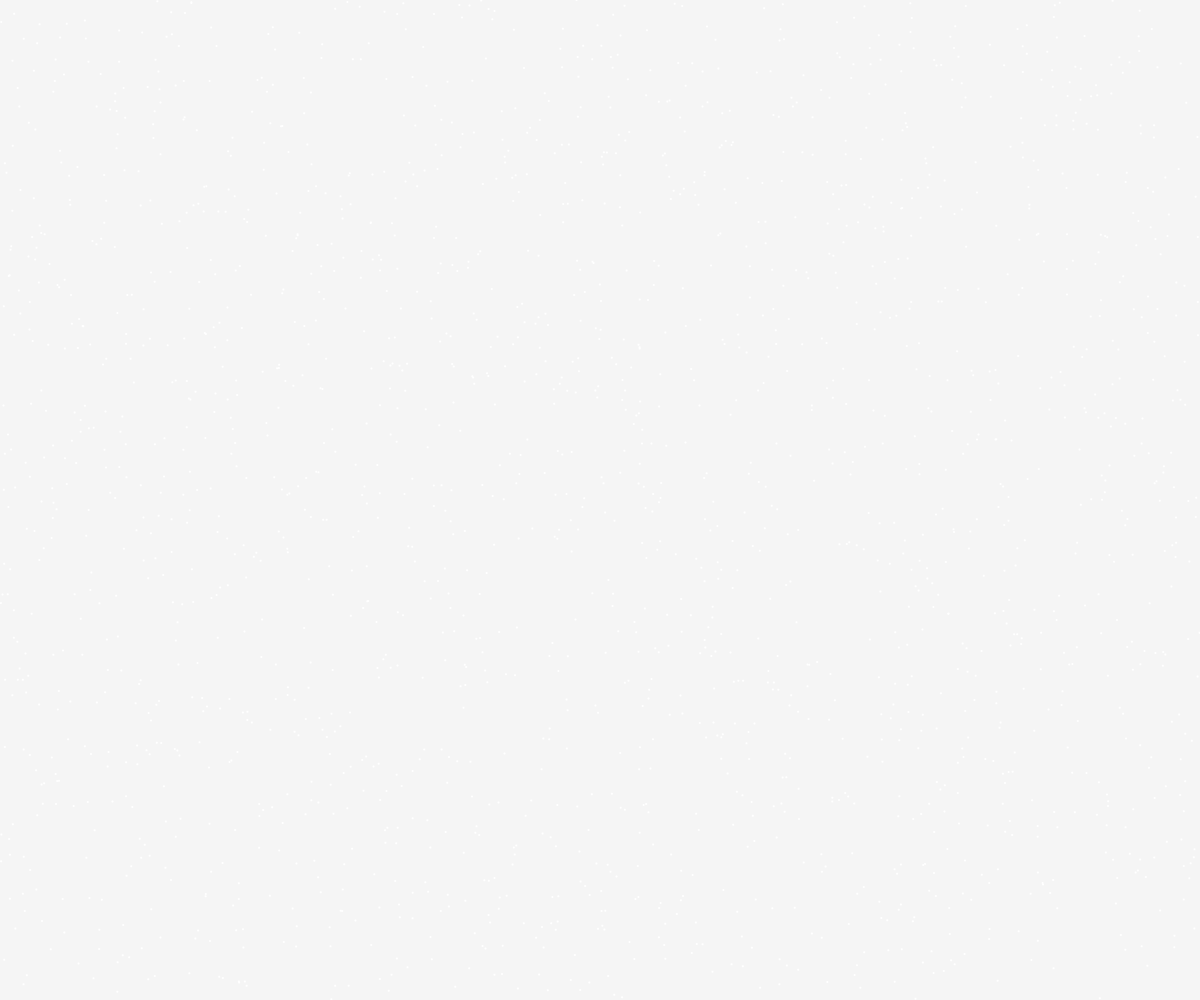
Frame 1 (no input)
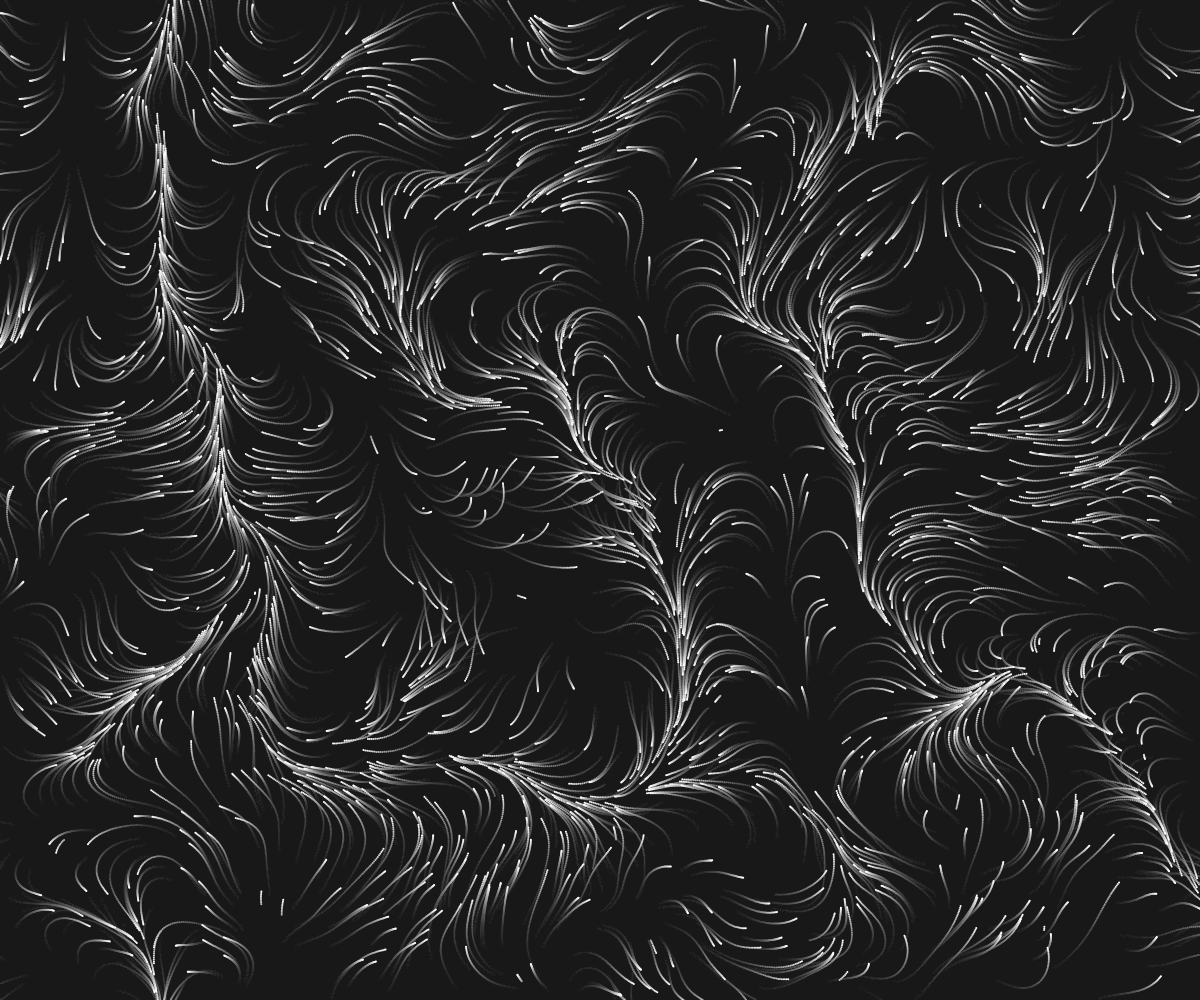
Frame 60 (no input)
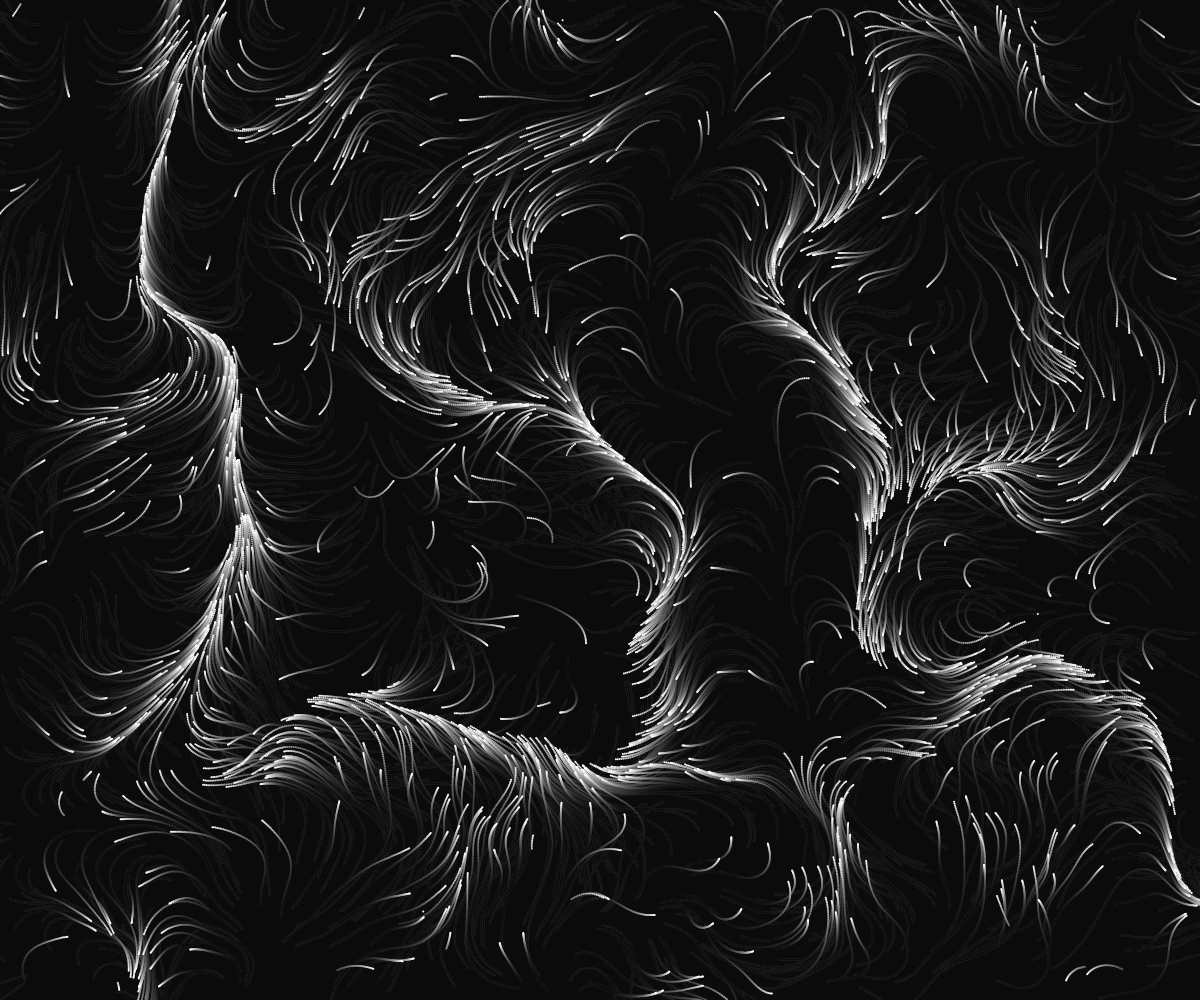
Frame 120 (the mouse pressed at the canvas centre since frame 60)

The p5.js sketch that drew these frames (run headless with seeded random() and noise() and a simulated clock; from frame 60 on, the mouse is pressed at the canvas centre):

// p5.js sketch
// ── sketch.js
//https://www.openprocessing.org/sketch/157576

var num = 2000;
var noiseScale=500, noiseStrength=1;
var particles = [num];

function setup() {
  createCanvas(windowWidth, windowHeight);
  noStroke();
  for (let i=0; i<num; i++) {
    //x value start slightly outside the right of canvas, z value how close to viewer
    var loc = createVector(random(width*1.2), random(height), 2);
    var angle = 0; //any value to initialize
    var dir = createVector(cos(angle), sin(angle));
    var speed = random(0.5,2);
    // var speed = random(5,map(mouseX,0,width,5,20));   // faster
    particles[i]= new Particle(loc, dir, speed);
  }
}

function windowResized() {
  resizeCanvas(windowWidth, windowHeight);
}
function draw() {
  // background(0);
  fill(0, 10);
  noStroke();
  rect(0, 0, width, height);
  for (let i=0; i<particles.length; i++) {
    particles[i].run();
  }
}

class Particle{
  constructor(_loc,_dir,_speed){
    this.loc = _loc;
    this.dir = _dir;
    this.speed = _speed;
  	// var col;
  }
  run() {
    this.move();
    this.checkEdges();
    this.update();
  }
  move(){
    let angle=noise(this.loc.x/noiseScale, this.loc.y/noiseScale, frameCount/noiseScale)*TWO_PI*4; //0-2PI
    this.dir.x = cos(angle);
    this.dir.y = sin(angle);
    var vel = this.dir.copy();
    var d =1;  //direction change 
    vel.mult(this.speed*d); //vel = vel * (speed*d)
    this.loc.add(vel); //loc = loc + vel
  }
  checkEdges(){
    //float distance = dist(width/2, height/2, loc.x, loc.y);
    //if (distance>150) {
    if (this.loc.x<0 || this.loc.x>width || this.loc.y<0 || this.loc.y>height) {    
      this.loc.x = random(width*1.2);
      this.loc.y = random(height);
    }
  }
  update(){
    fill(255);
    ellipse(this.loc.x, this.loc.y, this.loc.z);
  }
}
